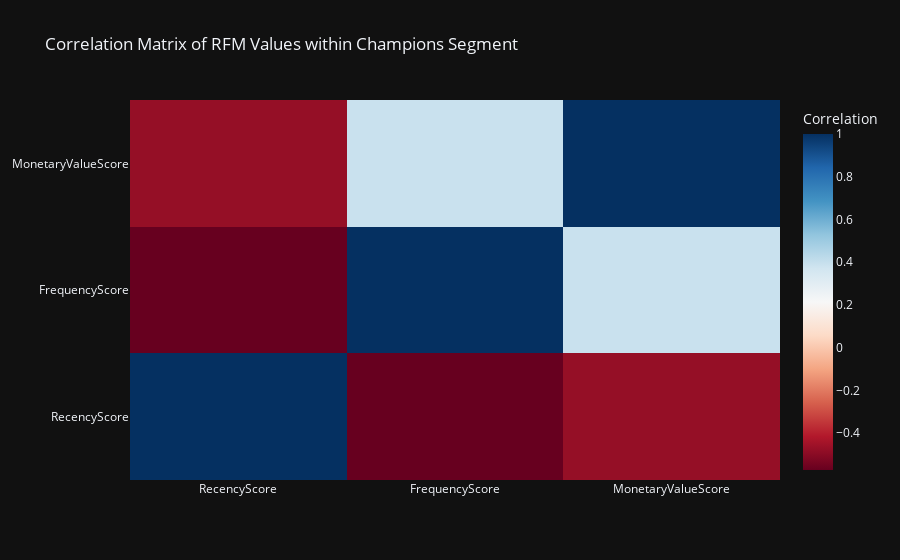

The code cell stored with this chart in its notebook:
### Code cell
correlation_matrix = champions_segment[['RecencyScore', 'FrequencyScore', 'MonetaryValueScore']].corr()

# Visualize the correlation matrix using a heatmap
fig_heatmap = go.Figure(data=go.Heatmap(
                   z=correlation_matrix.values,
                   x=correlation_matrix.columns,
                   y=correlation_matrix.columns,
                   colorscale='RdBu',
                   colorbar=dict(title='Correlation')))

fig_heatmap.update_layout(title='Correlation Matrix of RFM Values within Champions Segment')

fig_heatmap.show()

### Figure 1 — Plotly figure (JSON) as saved in the notebook; plotly's stock layout.template omitted (floating-point values rounded to 4 significant figures)
{"data": [{"colorbar": {"title": {"text": "Correlation"}}, "colorscale": [[0, "rgb(103,0,31)"], [0.1, "rgb(178,24,43)"], [0.2, "rgb(214,96,77)"], [0.3, "rgb(244,165,130)"], [0.4, "rgb(253,219,199)"], [0.5, "rgb(247,247,247)"], [0.6, "rgb(209,229,240)"], [0.7, "rgb(146,197,222)"], [0.8, "rgb(67,147,195)"], [0.9, "rgb(33,102,172)"], [1, "rgb(5,48,97)"]], "type": "heatmap", "x": ["RecencyScore", "FrequencyScore", "MonetaryValueScore"], "y": ["RecencyScore", "FrequencyScore", "MonetaryValueScore"], "z": [[1, -0.5717, -0.4747], [-0.5717, 1, 0.3907], [-0.4747, 0.3907, 1]]}], "layout": {"title": {"text": "Correlation Matrix of RFM Values within Champions Segment"}}}
